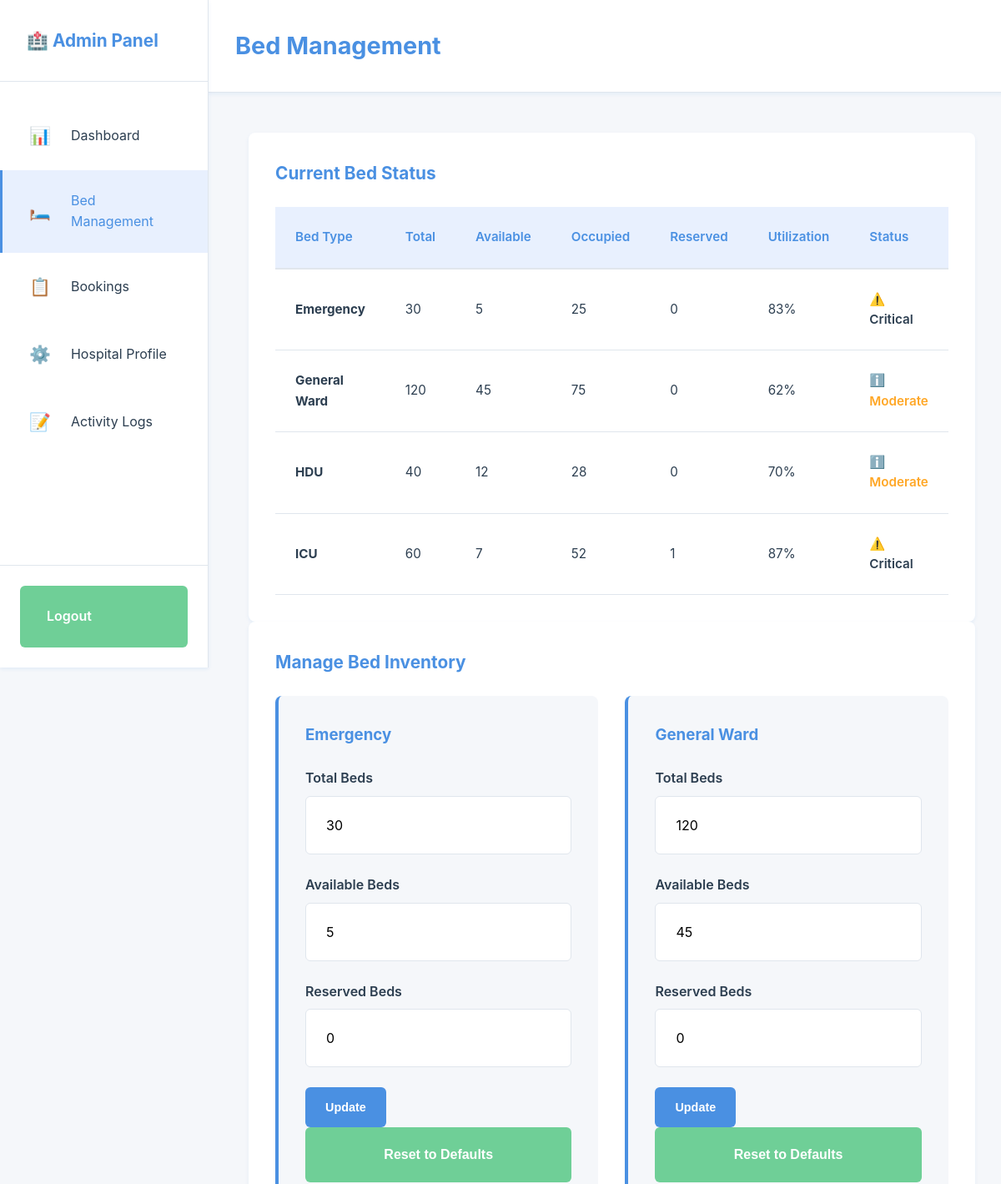
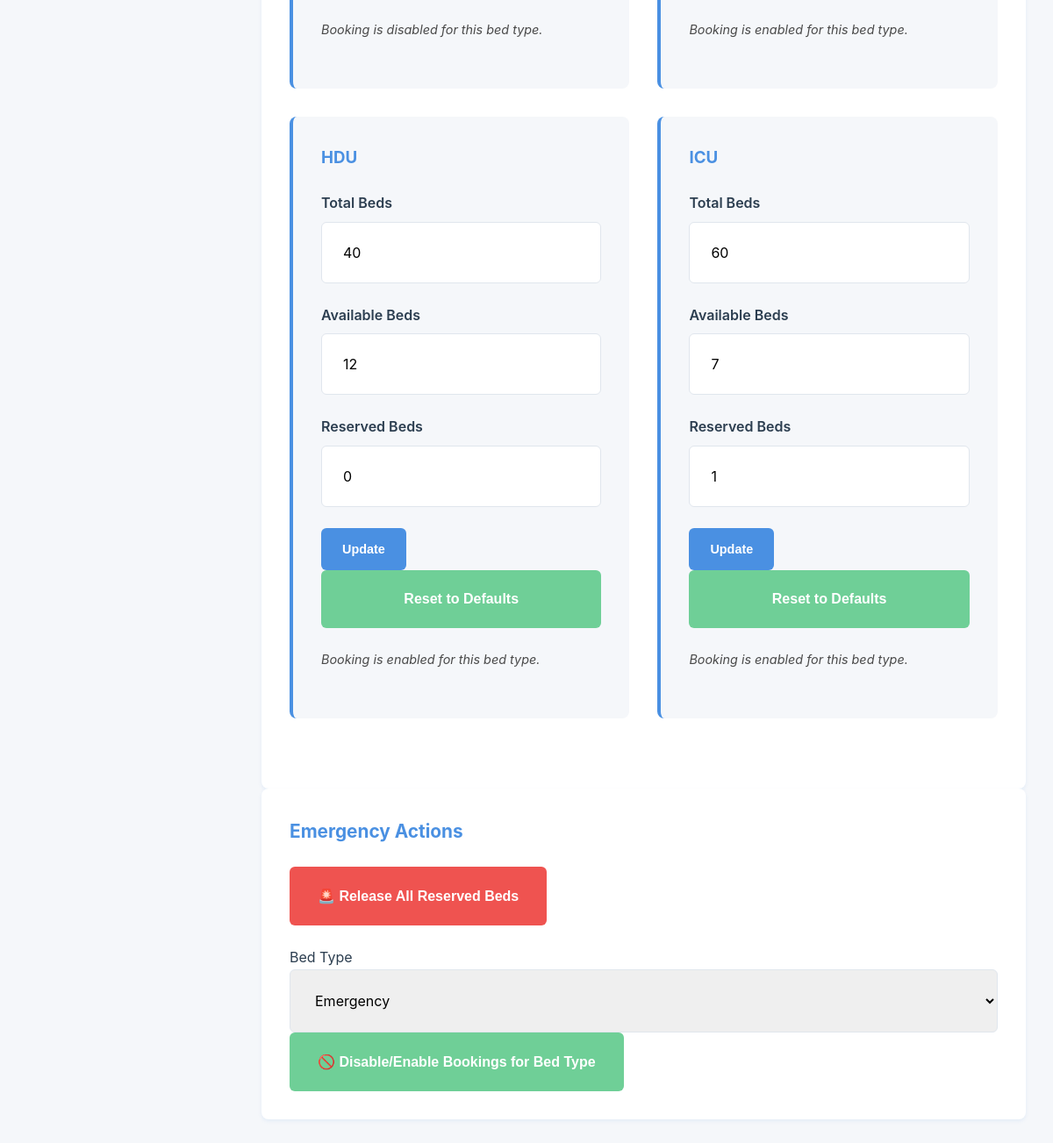
Screenshot of /portal/beds/ (signed in) with the database file from the repository (2 pictures, top to bottom).
### hospital/models.py (models this page shows, shortened)
class BedInventory(models.Model):
	BED_GENERAL = 'general'
	BED_HDU = 'hdu'
	BED_ICU = 'icu'
	BED_EMERGENCY = 'emergency'
	BED_TYPE_CHOICES = [
		(BED_GENERAL, 'General Ward'),
		(BED_HDU, 'HDU'),
		(BED_ICU, 'ICU'),
		(BED_EMERGENCY, 'Emergency'),
	]
	STATUS_AVAILABLE = 'available'
	STATUS_LIMITED = 'limited'
	STATUS_FULL = 'full'
	STATUS_CHOICES = [
		(STATUS_AVAILABLE, 'Available'),
		(STATUS_LIMITED, 'Limited'),
		(STATUS_FULL, 'Full'),
	]
	hospital = models.ForeignKey(Hospital, on_delete=models.CASCADE, related_name='beds')
	bed_type = models.CharField(max_length=20, choices=BED_TYPE_CHOICES)
	total = models.PositiveIntegerField(default=0)
	available = models.PositiveIntegerField(default=0)
	reserved = models.PositiveIntegerField(default=0)
	booking_disabled = models.BooleanField(default=False)
	status = models.CharField(max_length=20, choices=STATUS_CHOICES, default=STATUS_AVAILABLE)
	class Meta:
		unique_together = ('hospital', 'bed_type')
		ordering = ['hospital', 'bed_type']
	@property
	def occupied(self):
		occ = self.total - self.available - self.reserved
		return max(0, occ)
	@property
	def utilization_percent(self):
		if self.total <= 0:
			return 0
		return round((self.occupied / self.total) * 100)

### admins/views.py (the view, shortened to what this page needs)
# urls.py: path('beds/', views.bed_management_view, name='bed_management'),
@require_http_methods(['GET', 'POST'])
def bed_management_view(request):
	if 'hospital_id' not in request.session:
		return redirect('admins:login')
	hospital_id = request.session['hospital_id']
	hospital = Hospital.objects.get(id=hospital_id)
	beds = BedInventory.objects.filter(hospital=hospital)
	context = {
		'hospital': hospital,
		'beds': beds,
	}
	return render(request, 'admins/bed-management.html', context)

### templates/admins/bed-management.html (shortened to what this page needs)
<!DOCTYPE html>
{% load static %}
<html lang="en">
<head>
    <link rel="stylesheet" href="{% static 'css/admin-styles.css' %}">
</head>
<body data-hospital-id="{{ hospital.id }}" data-admin-name="{{ request.session.admin_name|default:'' }}">
    <div class="admin-container">
        <aside class="admin-sidebar">
            <div class="sidebar-header">
                <h2>🏥 Admin Panel</h2>
            </div>
            <nav class="sidebar-nav">
                <a href="{% url 'admins:dashboard' %}" class="nav-item">
                    <span class="icon">📊</span>
                    <span>Dashboard</span>
                </a>
                <a href="{% url 'admins:bed_management' %}" class="nav-item active">
                    <span class="icon">🛏️</span>
                    <span>Bed Management</span>
                </a>
                <a href="{% url 'admins:booking_management' %}" class="nav-item">
                    <span class="icon">📋</span>
                    <span>Bookings</span>
                </a>
                <a href="{% url 'admins:hospital_profile' %}" class="nav-item">
                    <span class="icon">⚙️</span>
                    <span>Hospital Profile</span>
                </a>
                <a href="{% url 'admins:activity_logs' %}" class="nav-item">
                    <span class="icon">📝</span>
                    <span>Activity Logs</span>
                </a>
            </nav>
            <div class="sidebar-footer">
                <a href="{% url 'admins:logout' %}" class="btn btn-secondary btn-block">
                    Logout
                </a>
            </div>
        </aside>
        <main class="admin-main">
            <div class="admin-topbar">
                <h1>Bed Management</h1>
            </div>
            <div class="admin-content">
                <section class="admin-section">
                    <h2>Current Bed Status</h2>
                    <div class="table-container">
                        <table class="data-table">
                            <thead>
                                <tr>
                                    <th>Bed Type</th>
                                    <th>Total</th>
                                    <th>Available</th>
                                    <th>Occupied</th>
                                    <th>Reserved</th>
                                    <th>Utilization</th>
                                    <th>Status</th>
                                </tr>
                            </thead>
                            <tbody>
                                {% for bed in beds %}
                                    <tr>
                                        <td><strong>{{ bed.get_bed_type_display }}</strong></td>
                                        <td>{{ bed.total }}</td>
                                        <td><span class="badge available">{{ bed.available }}</span></td>
                                        <td><span class="badge occupied">{{ bed.occupied }}</span></td>
                                        <td><span class="badge reserved">{{ bed.reserved }}</span></td>
                                        <td>
                                            {% if bed.utilization_percent >= 80 %}
                                                <span class="badge danger">{{ bed.utilization_percent }}%</span>
                                            {% elif bed.utilization_percent >= 50 %}
                                                <span class="badge warning">{{ bed.utilization_percent }}%</span>
                                            {% else %}
                                                <span class="badge success">{{ bed.utilization_percent }}%</span>
                                            {% endif %}
                                        </td>
                                        <td>
                                            {% if bed.utilization_percent >= 80 %}
                                                <span class="status-text danger">⚠️ Critical</span>
                                            {% elif bed.utilization_percent >= 50 %}
                                                <span class="status-text warning">ℹ️ Moderate</span>
                                            {% else %}
                                                <span class="status-text success">✓ Good</span>
                                            {% endif %}
                                        </td>
                                    </tr>
                                {% empty %}
                                    <tr><td colspan="7" class="empty-message">No beds configured</td></tr>
                                {% endfor %}
                            </tbody>
                        </table>
                    </div>
                </section>
                <section class="admin-section">
                    <h2>Manage Bed Inventory</h2>
                    <div class="bed-management-grid" id="bedManagementGrid">
                        {% for bed in beds %}
                            <div class="bed-form-card">
                                <h3>{{ bed.get_bed_type_display }}</h3>
                                <form method="POST" class="form-stack">
                                    <div class="form-group">
                                        <label>Total Beds</label>
                                        <input type="number" name="total" class="form-control" min="0" value="{{ bed.total }}">
                                    </div>
                                    <div class="form-group">
                                        <label>Available Beds</label>
                                        <input type="number" name="available" class="form-control" min="0" value="{{ bed.available }}">
                                    </div>
                                    <div class="form-group">
                                        <label>Reserved Beds</label>
                                        <input type="number" name="reserved" class="form-control" min="0" value="{{ bed.reserved }}">
                                    </div>
                                    <button type="submit" class="btn btn-small btn-primary">Update</button>
                                </form>
                                <form method="POST" onsubmit="return confirm('Reset this bed type to default values?');">
                                    <button type="submit" class="btn btn-secondary btn-block">Reset to Defaults</button>
                                </form>
                                <p class="info-text">Booking is {{ bed.booking_disabled|yesno:"disabled,enabled" }} for this bed type.</p>
                            </div>
                        {% empty %}
                            <p class="empty-message">No beds configured.</p>
                        {% endfor %}
                    </div>
                </section>
                <section class="admin-section">
                    <h2>Emergency Actions</h2>
                    <div class="emergency-actions">
                        <form method="POST" onsubmit="return confirm('Release all reserved beds and reset availability?');">
                            <button type="submit" class="btn btn-danger">🚨 Release All Reserved Beds</button>
                        </form>
                        <form method="POST" class="toggle-booking-form">
                            <label for="toggleBedType">Bed Type</label>
                            <select id="toggleBedType" name="bed_type" class="form-control">
                                {% for bed in beds %}
                                    <option value="{{ bed.bed_type }}">{{ bed.get_bed_type_display }}</option>
                                {% endfor %}
                            </select>
                            <button type="submit" class="btn btn-secondary">🚫 Disable/Enable Bookings for Bed Type</button>
                        </form>
                    </div>
                </section>
            </div>
        </main>
    </div>
</body>
</html>

### rows the page displays
BedInventory: bed_type "Emergency", total "30", available "5", occupied "25", reserved "0", utilization_percent "83", shows "⚠️ Critical", booking_disabled "disabled"
BedInventory: bed_type "General Ward", total "120", available "45", occupied "75", reserved "0", utilization_percent "62", shows "ℹ️ Moderate", booking_disabled "enabled"
BedInventory: bed_type "HDU", total "40", available "12", occupied "28", reserved "0", utilization_percent "70", shows "ℹ️ Moderate", booking_disabled "enabled"
BedInventory: bed_type "ICU", total "60", available "7", occupied "52", reserved "1", utilization_percent "87", shows "⚠️ Critical", booking_disabled "enabled"

### other values shown
form field bed_type "Emergency"
